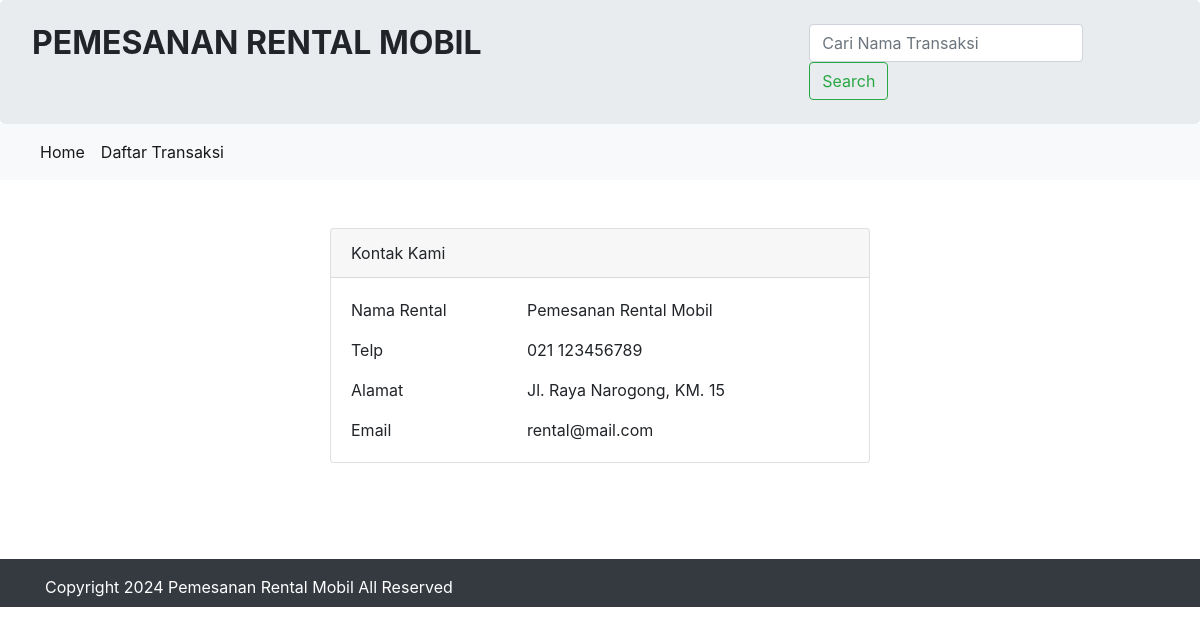
The page /kontak.php on the database its author committed.
### tables this page shows
CREATE TABLE `infoweb` (
  `id` int NOT NULL,
  `nama_rental` varchar(255) NOT NULL,
  `telp` varchar(15) NOT NULL,
  `alamat` text NOT NULL,
  `email` varchar(255) NOT NULL,
  `updated_at` timestamp NOT NULL DEFAULT CURRENT_TIMESTAMP
);

### koneksi/koneksi.php (called while the page is built, shortened)
<?php
    $user = 'root';
    $pass = '';
    $koneksi = new PDO("mysql:host=localhost;dbname=db_mobil", $user, $pass);
    $sql_web = "SELECT * FROM infoweb WHERE id = 1";
    $row_web = $koneksi->prepare($sql_web);
    $row_web->execute();
    $info_web = $row_web->fetch(PDO::FETCH_OBJ);

### kontak.php (the view, shortened to what this page needs)
<?php
require 'koneksi/koneksi.php';
include 'header.php';
?>
<br>
<br>
<div class="container">
    <div class="row">
        <div class="col-sm-6 mx-auto">
            <div class="card">
                <div class="card-header">
                    Kontak Kami
                </div>
                <div class="card-body">
                    <div class="row">
                        <div class="col-sm-4">Nama Rental</div>
                        <div class="col-sm-8"><?= $info_web->nama_rental; ?></div>
                    </div>
                    <div class="row mt-3">
                        <div class="col-sm-4">Telp</div>
                        <div class="col-sm-8"><?= $info_web->telp; ?></div>
                    </div>
                    <div class="row mt-3">
                        <div class="col-sm-4">Alamat</div>
                        <div class="col-sm-8"><?= $info_web->alamat; ?></div>
                    </div>
                    <div class="row mt-3">
                        <div class="col-sm-4">Email</div>
                        <div class="col-sm-8"><?= $info_web->email; ?></div>
                    </div>
                </div>
            </div>
        </div>
    </div>
</div>
<br>
<br>
<br>
<?php include 'footer.php'; ?>

### header.php (shortened to what this page needs)
<!doctype html>
<html lang="en">
<head>
    <link rel="stylesheet" href="assets/css/bootstrap.css">
    <link rel="stylesheet" href="assets/css/font-awesome.css">
</head>
<body>
    <div class="jumbotron pt-4 pb-4">
        <div class="row">
            <div class="col-sm-8">
                <h2><b style="text-transform:uppercase;"><?= $info_web->nama_rental; ?> </b></h2>
            </div>
            <div class="col-sm-4">
                <form class="form-inline" method="get" action="blog.php">
                    <input class="form-control mr-sm-2" type="search" name="cari" placeholder="Cari Nama Transaksi" aria-label="Search">
                    <button class="btn btn-outline-success my-2 my-sm-0" type="submit">Search</button>
                </form>
            </div>
        </div>
    </div>
    <nav class="navbar navbar-expand-lg navbar-light bg-light">
        <div class="collapse navbar-collapse" id="navbarTogglerDemo01">
            <ul class="navbar-nav mr-auto mt-2 mt-lg-0">
                <li class="nav-item active">
                    <a class="nav-link" href="index.php">Home <span class="sr-only">(current)</span></a>
                </li>
                <li class="nav-item active">
                    <a class="nav-link" href="blog.php">Daftar Transaksi</a>
                </li>
            </ul>
        </div>
    </nav>

### footer.php (shortened to what this page needs)
    <div class="footer mt-4 bg-dark text-white pt-3 pb-2">
      <div class="container">
        Copyright <?= date('Y');?> <?= $info_web->nama_rental;?> All Reserved
      </div>
    </div>
  </body>
</html>

### rows shown on the page
infoweb: nama_rental "PEMESANAN RENTAL MOBIL", nama_rental "Pemesanan Rental Mobil", telp "021 123456789", alamat "Jl. Raya Narogong, KM. 15", email "rental@mail.com"
